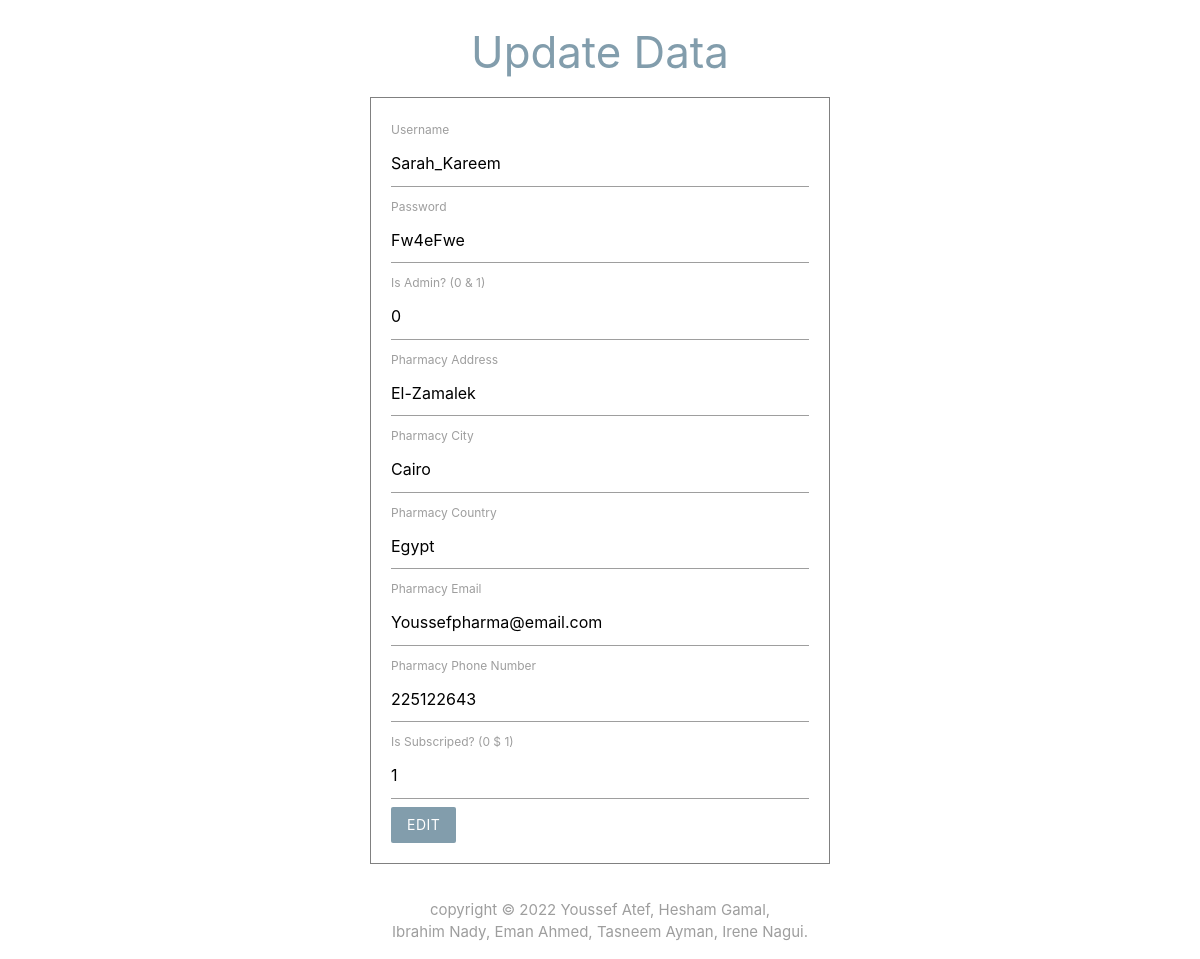
/edit.php?id=1&username=Sarah_Kareem, run on the app's committed database.
### tables this page shows
CREATE TABLE `users` (
  `username` varchar(55) NOT NULL,
  `password` varchar(55) DEFAULT NULL,
  `pharma_id` int(11) NOT NULL,
  `isAdmin` int(1) DEFAULT NULL
);

CREATE TABLE `pharma` (
  `pharma_id` int(11) NOT NULL,
  `address` varchar(100) DEFAULT NULL,
  `city` varchar(55) DEFAULT NULL,
  `country` varchar(55) DEFAULT NULL,
  `email` varchar(55) DEFAULT NULL,
  `contact_number` varchar(55) DEFAULT NULL,
  `subscriped` int(1) DEFAULT NULL,
  `pharma_name` varchar(55) DEFAULT NULL
);

### edit.php (the view, shortened to what this page needs)
<!DOCTYPE html>
<html lang="en">
<head>
    <link rel="stylesheet" href="https://cdnjs.cloudflare.com/ajax/libs/materialize/1.0.0/css/materialize.min.css">
     <link rel="stylesheet" type="text/css" href="style.css">
</head>
<body>
    <?php
    include("server.php");
    $id = $_GET['id'];
    $username = $_GET['username'];
    $query = mysqli_query($conn,"Select * from users join pharma on users.pharma_id = pharma.pharma_id where users.pharma_id = '$id' and users.username='$username';");
    $data = mysqli_fetch_array($query);
    ?>
    <center><h3 style="color: #829dac;">Update Data</h3></center>
    <form method="POST">
        <label for="">Username</label>
        <input type="text" name='username' value="<?php echo $data['username']?>" placeholder="Username" required>
        <label for="">Password</label>
        <input type="text" name='password' value="<?php echo $data['password']?>" placeholder="Password" required>
        <label for="">Is Admin? (0 & 1)</label>
        <input type="text" name='isAdmin' value="<?php echo $data['isAdmin']?>" placeholder="Is Admin?" required>
        <label for="">Pharmacy Address</label>
        <input type="text" name='address' value="<?php echo $data['address']?>" placeholder="Pharmacy Address" required>
        <label for="">Pharmacy City</label>
        <input type="text" name='city' value="<?php echo $data['city']?>" placeholder="Pharmacy City" required>
        <label for="">Pharmacy Country</label>
        <input type="text" name='country' value="<?php echo $data['country']?>" placeholder="Pharmacy Country" required>
        <label for="">Pharmacy Email</label>
        <input type="text" name='email' value="<?php echo $data['email']?>" placeholder="Pharmacy Email" required>
        <label for="">Pharmacy Phone Number</label>
        <input type="text" name='contact_number' value="<?php echo $data['contact_number']?>" placeholder="Contact_number" required>
        <label for="">Is Subscriped? (0 $ 1)</label>
        <input type="text" name='subscriped' value="<?php echo $data['subscriped']?>" placeholder="Is Subscriped?" required>
        <input type="submit" name="edit" value="Edit" class="btn brand z-depth-0">
    </form>
    <footer class="section">
    <div class="center grey-text">copyright © 2022 Youssef Atef, Hesham Gamal, <br> Ibrahim Nady,
        Eman Ahmed, Tasneem Ayman, Irene Nagui.</div>
</footer>
</body>
</html>

### style.css (style rules this page uses)
* { margin: 0; padding: 0; box-sizing: border-box; }

### edit.php (style rules this page uses)
.brand { background: #829dac !important; ; }
form { max-width: 460px; margin: 20px auto; padding: 20px; border: grey; border-style: solid; border-width: 0.1px; }

### data on the page
users: username "Sarah_Kareem", password "Fw4eFwe", isAdmin "0", address "El-Zamalek", city "Cairo", country "Egypt", email "Youssefpharma@email.com", contact_number "225122643", subscriped "1"
